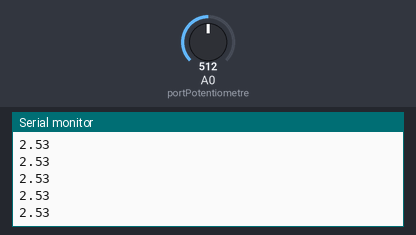
A sketch run on a simulated Arduino Uno, built with avr-gcc and run on an emulated ATmega328P. On the bench: the last lines printed to the serial monitor. The test bench sets the inputs (shaded band); at power-on: A0 (portPotentiometre) = 512.

Above: at 1.2 s.
1.3 s: A0 (portPotentiometre) set to 716
At 2.2 s:
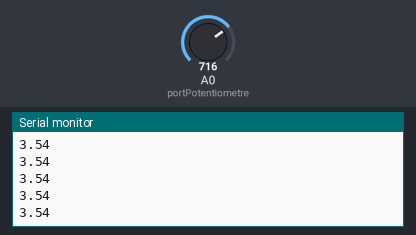
2.8 s: A0 (portPotentiometre) set to 900
At 3.6 s:
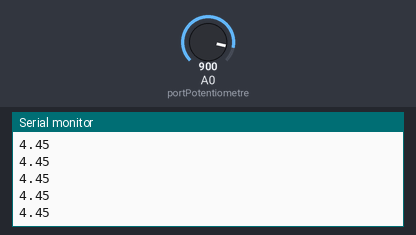
Timing chart, 0 to 5.8 s (numbered marks = the images above; inputs shaded):
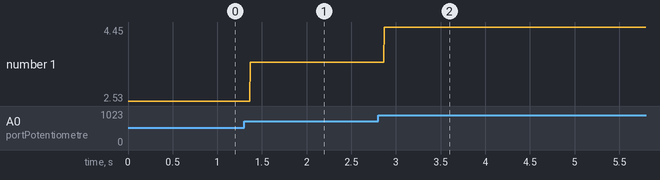

The sketch:

potentiometre.ino
```cpp
long portPotentiometre = A0;
float valeurPotentiometre;

void setup() {
  Serial.begin(9600);

}

void loop() {
  valeurPotentiometre = analogRead(portPotentiometre);
  valeurPotentiometre = (valeurPotentiometre * 5.06 )/1023;
  Serial.println(valeurPotentiometre);
  delay(1);

}
```

Measured:
- after the input at 1.3 s, the serial monitor: prints a new line after 0.07 s (image 1)
- after the input at 2.8 s, the serial monitor: prints a new line after 0.07 s (image 2)
- plotted number 1: 2.53 → 3.54 after the input at 1.3 s, 3.54 → 4.45 after the input at 2.8 s
